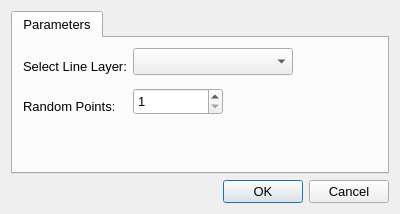
<?xml version="1.0" encoding="UTF-8"?>
<ui version="4.0">
 <class>RandomPointsDialogBase</class>
 <widget class="QDialog" name="RandomPointsDialogBase">
  <property name="geometry">
   <rect>
    <x>0</x>
    <y>0</y>
    <width>400</width>
    <height>214</height>
   </rect>
  </property>
  <property name="windowTitle">
   <string>Random Point on Lines</string>
  </property>
  <layout class="QGridLayout" name="gridLayout">
   <item row="0" column="0">
    <widget class="QTabWidget" name="tabWidget">
     <property name="font">
      <font>
       <pointsize>10</pointsize>
      </font>
     </property>
     <property name="currentIndex">
      <number>0</number>
     </property>
     <widget class="QWidget" name="tab">
      <attribute name="title">
       <string>Parameters</string>
      </attribute>
      <widget class="QLabel" name="LayerText">
       <property name="geometry">
        <rect>
         <x>10</x>
         <y>20</y>
         <width>111</width>
         <height>16</height>
        </rect>
       </property>
       <property name="font">
        <font>
         <pointsize>10</pointsize>
        </font>
       </property>
       <property name="text">
        <string>Select Line Layer:</string>
       </property>
      </widget>
      <widget class="QLabel" name="RandomPointsText">
       <property name="geometry">
        <rect>
         <x>10</x>
         <y>60</y>
         <width>91</width>
         <height>16</height>
        </rect>
       </property>
       <property name="font">
        <font>
         <pointsize>10</pointsize>
        </font>
       </property>
       <property name="text">
        <string>Random Points:</string>
       </property>
      </widget>
      <widget class="QgsMapLayerComboBox" name="Layer">
       <property name="geometry">
        <rect>
         <x>120</x>
         <y>10</y>
         <width>160</width>
         <height>27</height>
        </rect>
       </property>
      </widget>
      <widget class="QgsSpinBox" name="RandomPoints">
       <property name="geometry">
        <rect>
         <x>120</x>
         <y>50</y>
         <width>90</width>
         <height>27</height>
        </rect>
       </property>
       <property name="minimum">
        <number>1</number>
       </property>
       <property name="maximum">
        <number>1000000000</number>
       </property>
      </widget>
     </widget>
    </widget>
   </item>
   <item row="1" column="0">
    <widget class="QDialogButtonBox" name="OKCancelButton">
     <property name="font">
      <font>
       <pointsize>10</pointsize>
      </font>
     </property>
     <property name="orientation">
      <enum>Qt::Horizontal</enum>
     </property>
     <property name="standardButtons">
      <set>QDialogButtonBox::Cancel|QDialogButtonBox::Ok</set>
     </property>
    </widget>
   </item>
  </layout>
 </widget>
 <customwidgets>
  <customwidget>
   <class>QgsMapLayerComboBox</class>
   <extends>QComboBox</extends>
   <header>qgsmaplayercombobox.h</header>
  </customwidget>
  <customwidget>
   <class>QgsSpinBox</class>
   <extends>QSpinBox</extends>
   <header>qgsspinbox.h</header>
  </customwidget>
 </customwidgets>
 <resources/>
 <connections>
  <connection>
   <sender>OKCancelButton</sender>
   <signal>accepted()</signal>
   <receiver>RandomPointsDialogBase</receiver>
   <slot>accept()</slot>
   <hints>
    <hint type="sourcelabel">
     <x>20</x>
     <y>20</y>
    </hint>
    <hint type="destinationlabel">
     <x>20</x>
     <y>20</y>
    </hint>
   </hints>
  </connection>
  <connection>
   <sender>OKCancelButton</sender>
   <signal>rejected()</signal>
   <receiver>RandomPointsDialogBase</receiver>
   <slot>reject()</slot>
   <hints>
    <hint type="sourcelabel">
     <x>20</x>
     <y>20</y>
    </hint>
    <hint type="destinationlabel">
     <x>20</x>
     <y>20</y>
    </hint>
   </hints>
  </connection>
 </connections>
</ui>
